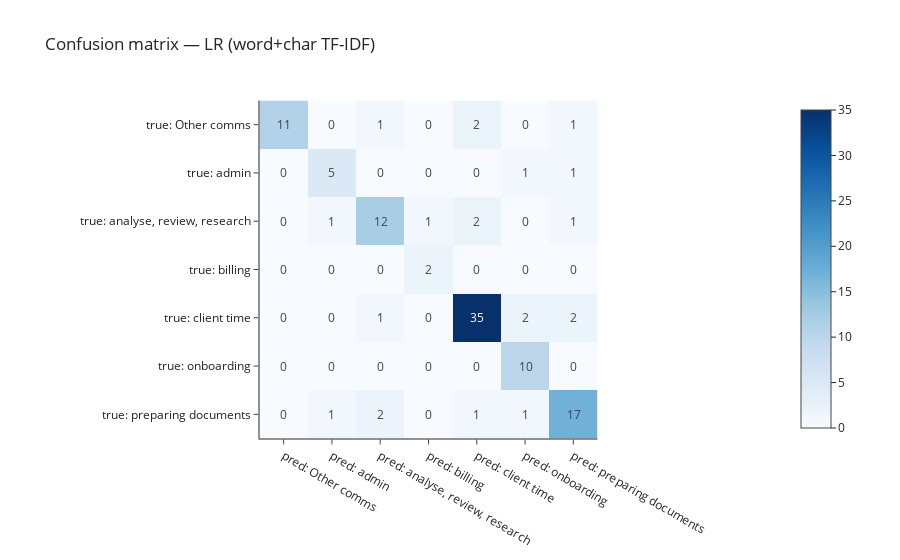

Notebook code for this chart:
### Code cell
labels = list(pipe.classes_)
cm = confusion_matrix(y_va, yp, labels=labels)
cm_df = pd.DataFrame(cm, index=[f"true: {c}" for c in labels], columns=[f"pred: {c}" for c in labels])
fig = px.imshow(cm_df, text_auto=True, color_continuous_scale="Blues",
                title="Confusion matrix — LR (word+char TF-IDF)")
fig.update_layout(template="simple_white")
fig.show()

### Figure 1 — Plotly figure (JSON) as saved in the notebook; plotly's stock layout.template omitted (floating-point values rounded to 4 significant figures)
{"data": [{"coloraxis": "coloraxis", "hovertemplate": "x: %{x}<br>y: %{y}<br>color: %{z}<extra></extra>", "name": "0", "texttemplate": "%{z}", "type": "heatmap", "x": ["pred: Other comms", "pred: admin", "pred: analyse, review, research", "pred: billing", "pred: client time", "pred: onboarding", "pred: preparing documents"], "xaxis": "x", "y": ["true: Other comms", "true: admin", "true: analyse, review, research", "true: billing", "true: client time", "true: onboarding", "true: preparing documents"], "yaxis": "y", "z": [[11, 0, 1, 0, 2, 0, 1], [0, 5, 0, 0, 0, 1, 1], [0, 1, 12, 1, 2, 0, 1], [0, 0, 0, 2, 0, 0, 0], [0, 0, 1, 0, 35, 2, 2], [0, 0, 0, 0, 0, 10, 0], [0, 1, 2, 0, 1, 1, 17]]}], "layout": {"coloraxis": {"colorscale": [[0, "rgb(247,251,255)"], [0.125, "rgb(222,235,247)"], [0.25, "rgb(198,219,239)"], [0.375, "rgb(158,202,225)"], [0.5, "rgb(107,174,214)"], [0.625, "rgb(66,146,198)"], [0.75, "rgb(33,113,181)"], [0.875, "rgb(8,81,156)"], [1, "rgb(8,48,107)"]]}, "title": {"text": "Confusion matrix — LR (word+char TF-IDF)"}, "xaxis": {"anchor": "y", "constrain": "domain", "domain": [0, 1], "scaleanchor": "y"}, "yaxis": {"anchor": "x", "autorange": "reversed", "constrain": "domain", "domain": [0, 1]}}}
